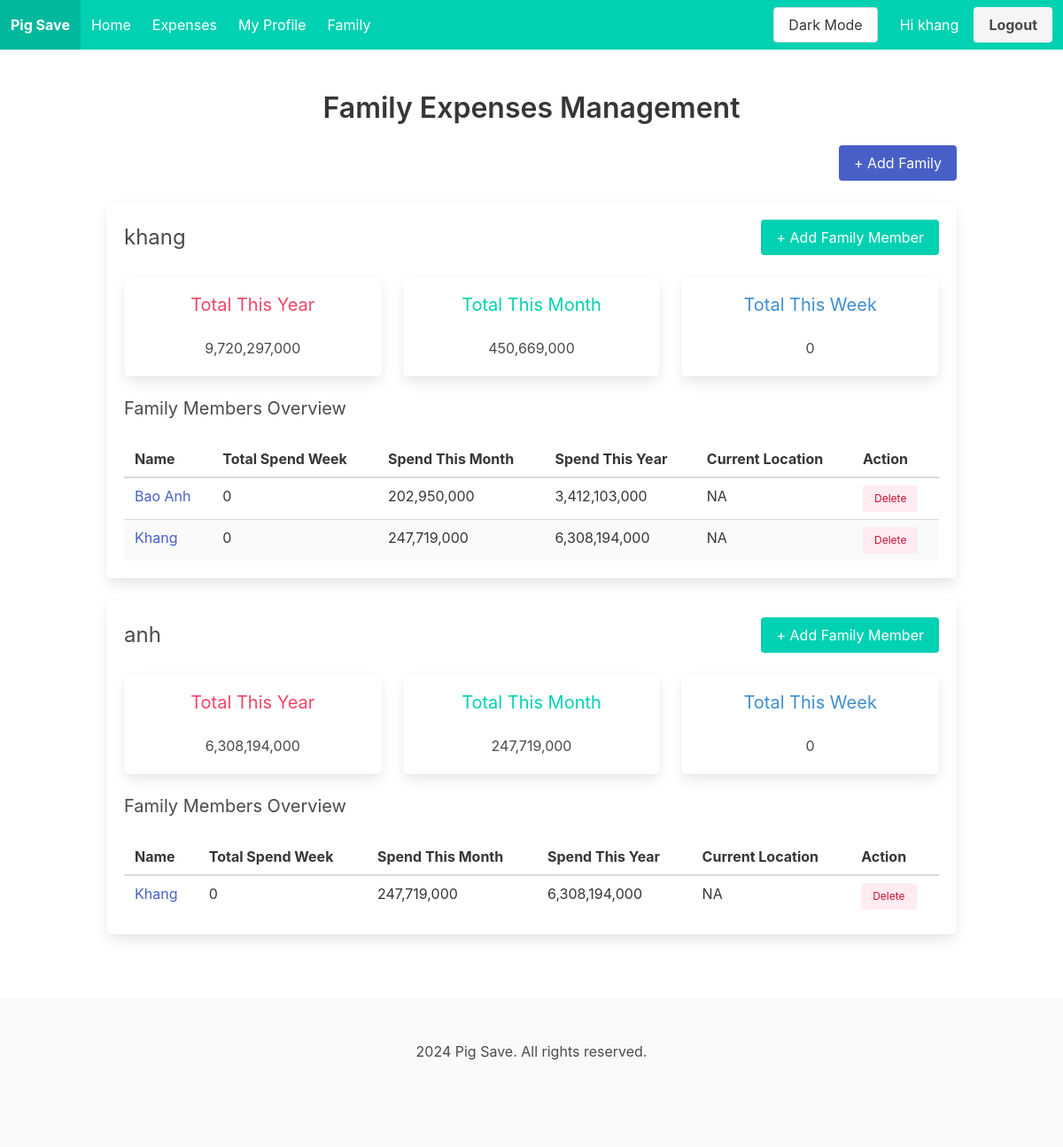
The app's page /family (signed in) with its own data.
### tables this page shows
CREATE TABLE users (
            id INTEGER PRIMARY KEY AUTOINCREMENT,
            username TEXT NOT NULL UNIQUE,
            name TEXT,
            password TEXT NOT NULL
        , language VARCHAR(2), age VARCHAR(3));

CREATE TABLE family (
            id INTEGER PRIMARY KEY AUTOINCREMENT,
            family_name TEXT NOT NULL
        );

### routes.py (the view)
@routes.route('/family')
@login_required
def family():
    families = Family.get_all_family(current_user.id)
    return render_template('family/family.html', families=families)

### main.py (called while the page is built)
@app.before_request
def load_user_language():
    if current_user.is_authenticated:
        conn = sqlite3.connect('pig_save.db')
        cursor = conn.cursor()
        cursor.execute("SELECT language FROM users WHERE id = ?", (current_user.id,))
        result = cursor.fetchone()
        print(f'langauge: {result}')
        if result:
            g.language = result[0]
        else:
            g.language = 'en'

def get_locale():
    language = getattr(g, 'language', 'en')
    return language

@login_manager.user_loader
def load_user(id):
    from models.user import User
    return User.getUser(id)

### models/family.py (called while the page is built)
def get_db_connection():
    conn = sqlite3.connect('pig_save.db')
    conn.row_factory = sqlite3.Row
    return conn

def get_all_family(user_id):
    conn = get_db_connection()
    cursor = conn.cursor()
    cursor.execute("""
        SELECT f.id, f.family_name
        FROM family_members fm
        JOIN family f ON fm.family_id = f.id
        WHERE fm.user_id = ?
    """, (user_id,))
    families = cursor.fetchall()
    lst_family = []
    for f in families:
       lst_family.append({
           'family_name': f[1],
           'id': f[0],
           'data': get_family_expenses(f[0])
           })
    conn.commit()
    conn.close()
    return lst_family

### models/user.py (called while the page is built)
    def getUser(user_id):
        conn = sqlite3.connect('pig_save.db')
        cursor = conn.cursor()
        cursor.execute('SELECT id, username, name, language, age FROM users WHERE id = ?', (user_id,))
        user = cursor.fetchone()
        conn.close()
        if user:
            return User(user[0], user[1], user[2], user[3], user[4])
        return None

### templates/family/family.html (shortened to what this page needs)
{% extends "base.html" %}
{% block content %}
<section class="section">
    <div class="container">
        <h1 class="title has-text-centered">Family Expenses Management</h1>
        <div class="columns">
            <div class="column has-text-right">
                <button class="button is-link" id="addFamilyBtn">+ Add Family</button>
            </div>
        </div>
        {% for family in families %}
        <div class="box mt-2 mb-5">
            <div class="columns is-vcentered">
                <div class="column">
                    <h1 class="is-size-4">{{family.family_name}}</h1>
                </div>
                <div class="column has-text-right">
                    <button class="button is-primary" id="openModalBtn">+ Add Family Member</button>
                </div>
            </div>
            <div class="columns ">
                <div class="column is-one-third">
                  <div class="box has-text-centered">
                    <h2 class="subtitle has-text-danger">{{_('Total This Year')}}</h2>
                    <p id="totalYear">{{family.data.total_family.total_year}}</p>
                  </div>
                </div>
                <div class="column is-one-third">
                  <div class="box has-text-centered">
                    <h2 class="subtitle has-text-primary">{{_('Total This Month')}}</h2>
                    <p id="totalMonth">{{family.data.total_family.total_month}}</p>
                  </div>
                </div>
                <div class="column is-one-third">
                  <div class="box has-text-centered">
                    <h2 class="subtitle has-text-info">{{_('Total This Week')}}</h2>
                    <p id="totalWeek">{{family.data.total_family.total_week}}</p>
                  </div>
                </div>
              </div>
            <h3 class="subtitle">Family Members Overview</h3>
            <table  class="table is-striped is-hoverable is-fullwidth">
                <thead>
                    <tr>
                        <th a>Name</th>
                        <th>Total Spend Week</th>
                        <th>Spend This Month</th>
                        <th>Spend This Year</th>
                        <th>Current Location</th>
                        <th>Action</th>
                    </tr>
                </thead>
                <tbody>
                    {% for member in family.data.members %}
                    <tr>
                    <td ><a class="is-link" href="/profile">{{member.name}}</a></td>
                    <td>{{member.total_week}}</td>
                    <td>{{member.total_month}}</td>
                    <td>{{member.total_year}}</td>
                    <td>NA</td>
                    <td>
                        <div class="buttons are-small">
                            <button type="button" class="button is-danger is-light" onclick="">Delete</button>
                        </div>
                      </td>
                    </tr>
                    {% endfor %}
                </tbody>
            </table>
        </div>
        {% endfor %}
    </div>
</section>
{% endblock %}

### templates/base.html (shortened to what this page needs)
<!DOCTYPE html>
<html lang="en">
  <head>
    <link
      rel="stylesheet"
      href="https://cdn.jsdelivr.net/npm/bulma@0.9.3/css/bulma.min.css"
    />
    <link
      rel="stylesheet"
      href="https://cdnjs.cloudflare.com/ajax/libs/font-awesome/5.15.3/css/all.min.css"
    />
    <link rel="stylesheet" href="static/css/darkmode.css">
  </head>
  <body>
    <nav
      class="navbar is-primary"
      role="navigation"
    >
      <div class="navbar-brand">
        <a class="navbar-item" href="{{ url_for('main.dashboard') }}">
          <strong>Pig Save</strong>
        </a>
      </div>
      <div id="navbarBasicExample" class="navbar-menu">
        <div class="navbar-start">
          <a class="navbar-item" href="{{ url_for('main.dashboard') }}">
            {{_('Home')}}
          </a>
          <a class="navbar-item" href="{{ url_for('main.expenses') }}">
            {{_('Expenses')}}
          </a>
          <a class="navbar-item" href="{{ url_for('main.profile') }}">
            {{_('My Profile')}}
          </a>
          <a class="navbar-item" href="{{ url_for('main.family') }}">
            {{_('Family')}}
          </a>
        </div>
        {% if current_user.is_authenticated %}
        <div class="navbar-end">
          <div class="navbar-item">
            <div class="buttons">
              <button id="theme-toggle" class="button">Dark Mode</button>
              <a href="{{ url_for('main.profile') }}">
                <span class="button is-primary">
                  Hi {{ current_user.username }}
                </span>
              </a>
              <a class="button is-light" href="{{ url_for('main.logout') }}">
                <strong>{{_('Logout')}}</strong>
              </a>
            </div>
          </div>
        </div>
        {% endif %}
      </div>
    </nav>
    <main>{% block content %} {% endblock %}</main>
    <footer class="footer">
      <div class="content has-text-centered">
        <p>2024 Pig Save. All rights reserved.</p>
      </div>
    </footer>
  </body>
</html>

### records on screen
users: username "khang"
family: family_name "khang", data.total_family.total_year "9,720,297,000", data.total_family.total_month "450,669,000", data.total_family.total_week "0", name "Bao Anh" "Khang", total_week "0" "0", total_month "202,950,000" "247,719,000", total_year "3,412,103,000" "6,308,194,000"
family: family_name "anh", data.total_family.total_year "6,308,194,000", data.total_family.total_month "247,719,000", data.total_family.total_week "0", name "Khang", total_week "0", total_month "247,719,000", total_year "6,308,194,000"
